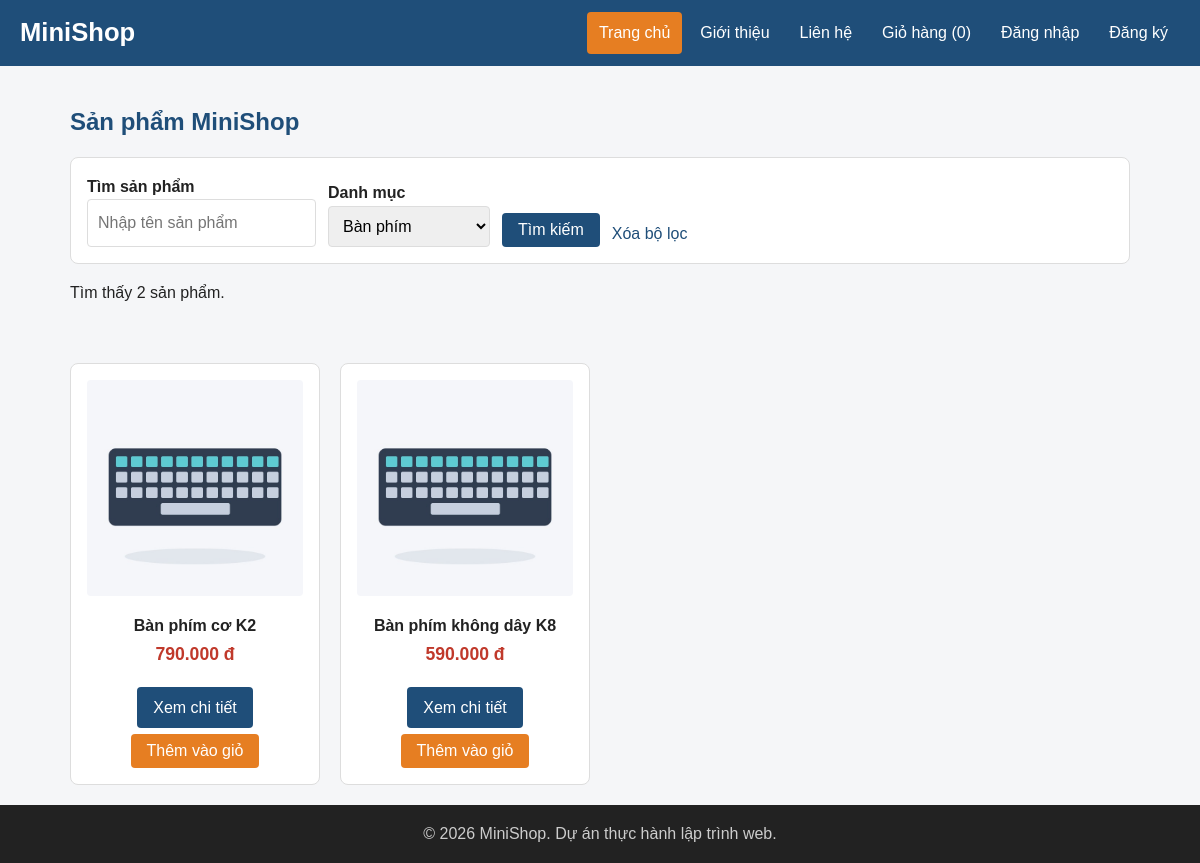
Screenshot of /index.php?category=2 with the database file from the repository.
### tables this page shows
CREATE TABLE IF NOT EXISTS products (
 id INT UNSIGNED AUTO_INCREMENT PRIMARY KEY,
 category_id INT UNSIGNED NOT NULL,
 name VARCHAR(200) NOT NULL,
 description TEXT NOT NULL,
 price DECIMAL(12,2) UNSIGNED NOT NULL,
 image VARCHAR(255) NOT NULL,
 stock INT UNSIGNED NOT NULL DEFAULT 0,
 warranty_months INT UNSIGNED NOT NULL DEFAULT 12,
 created_at TIMESTAMP NOT NULL DEFAULT CURRENT_TIMESTAMP,
 FOREIGN KEY (category_id) REFERENCES categories(id) ON DELETE RESTRICT
);

### includes/functions.php (called while the page is built, shortened)
<?php
function e($value): string { return htmlspecialchars((string) $value, ENT_QUOTES | ENT_SUBSTITUTE, 'UTF-8'); }
function format_price($amount): string { return number_format((float) $amount, 0, ',', '.') . ' đ'; }
function query_text(string $key): string {
    $value = $_GET[$key] ?? '';
    return is_string($value) ? trim($value) : '';
}
function positive_id(string $value): ?int {
    $id = filter_var($value, FILTER_VALIDATE_INT, ['options' => ['min_range' => 1]]);
    return $id === false ? null : $id;
}

### index.php (the view, shortened to what this page needs)
<?php
$q = query_text('q');
$categoryRaw = query_text('category');
$categoryId = $categoryRaw !== '' ? positive_id($categoryRaw) : null;
$filterError = '';
$pdo = db();
$categories = $pdo->query('SELECT id, name FROM categories ORDER BY id')->fetchAll();
$sql = 'SELECT id, name, price, image FROM products WHERE 1=1';
$params = [];
if ($categoryId !== null) { $sql .= ' AND category_id = :category'; $params['category'] = $categoryId; }
$sql .= ' ORDER BY id';
$products = [];
if ($filterError === '') {
    $statement = $pdo->prepare($sql);
    $statement->execute($params);
    $products = $statement->fetchAll();
} else { http_response_code(400); }
require __DIR__ . '/includes/header.php';
?>
<h2>Sản phẩm MiniShop</h2>
<form action="index.php" method="get" class="catalog-filter">
    <div><label for="q">Tìm sản phẩm</label><input type="search" id="q" name="q" value="<?= e($q) ?>" placeholder="Nhập tên sản phẩm"></div>
    <div><label for="category">Danh mục</label><select name="category" id="category"><option value="">Tất cả danh mục</option>
    <?php foreach ($categories as $category): ?>
        <option value="<?= (int) $category['id'] ?>"<?= $categoryId === (int) $category['id'] ? ' selected' : '' ?>><?= e($category['name']) ?></option>
    <?php endforeach; ?>
    </select></div>
    <button class="btn" type="submit">Tìm kiếm</button><a href="index.php">Xóa bộ lọc</a>
</form>
<?php if ($filterError !== ''): ?><p class="error"><?= e($filterError) ?></p><?php else: ?>
<p>Tìm thấy <?= count($products) ?> sản phẩm.</p>
<?php endif; ?>
<p id="add-message" role="status" aria-live="polite"></p>
<div class="product-list">
<?php foreach ($products as $product) { require __DIR__ . '/includes/product-card.php'; } ?>
</div>
<?php require __DIR__ . '/includes/footer.php'; ?>

### includes/product-card.php
<article class="product-card">
    <img src="<?= e($product['image']) ?>" alt="<?= e($product['name']) ?>" width="200">
    <h3><?= e($product['name']) ?></h3>
    <p class="price"><?= format_price($product['price']) ?></p>
    <a class="btn" href="product.php?id=<?= (int) $product['id'] ?>">Xem chi tiết</a>
    <button type="button" class="btn btn-accent add-to-cart" data-id="<?= (int) $product['id'] ?>">Thêm vào giỏ</button>
</article>

### css/style.css (style rules this page uses)
:root { --primary: #1f4e79; --primary-dark: #163a5a; --accent: #e67e22; --accent-dark: #cf6d17; --text: #222222; --muted: #666666; --border: #dddddd; --bg: #f5f6f8; --white: #ffffff; --danger: #c0392b; }
* { box-sizing: border-box; }
body { margin: 0; font-family: Arial, Helvetica, sans-serif; font-size: 16px; line-height: 1.6; color: var(--text); background-color: var(--bg); display: flex; flex-direction: column; min-height: 100vh; }
h1, h2, h3 { line-height: 1.3; }
h2 { color: var(--primary); }
a { color: var(--primary); text-decoration: none; }
img { max-width: 100%; height: auto; }
.price { color: var(--danger); font-size: 1.1rem; font-weight: bold; }
.product-list { display: grid; grid-template-columns: repeat(4, 1fr); gap: 20px; }
.product-card { padding: 16px; border: 1px solid var(--border); border-radius: 8px; background-color: var(--white); text-align: center; transition: box-shadow 0.2s, transform 0.2s; }
.product-card img { width: 100%; aspect-ratio: 1 / 1; object-fit: cover; border-radius: 4px; }
.product-card h3 { margin: 12px 0 4px; font-size: 1rem; }
.product-card .price { margin: 0 0 12px; }
.btn { display: inline-block; padding: 8px 16px; border: none; border-radius: 4px; background-color: var(--primary); color: var(--white); font-size: 1rem; font-family: inherit; cursor: pointer; }
.btn-accent { background-color: var(--accent); }
.product-card .btn { margin-top: 6px; }
.product-card, .product-info, .product-image { min-width: 0; }
#add-message { min-height: 1.6em; color: var(--primary); }
.catalog-filter { display: flex; flex-wrap: wrap; align-items: end; gap: 12px; padding: 16px; background: white; border: 1px solid var(--border); border-radius: 8px; }
.catalog-filter label { display: block; font-weight: bold; }
.catalog-filter input, .catalog-filter select { padding: 10px; border: 1px solid var(--border); border-radius: 4px; font: inherit; max-width: 100%; }

### rows the page displays
products: image (picture), name "Bàn phím cơ K2", price "790.000 đ"
products: image (picture), name "Bàn phím không dây K8", price "590.000 đ"

### other values shown
$label "Trang chủ"
$label "Giới thiệu"
$label "Liên hệ"
$label "Giỏ hàng"
$label "Đăng nhập"
$label "Đăng ký"
count($products) "2"
form field category "Bàn phím"
